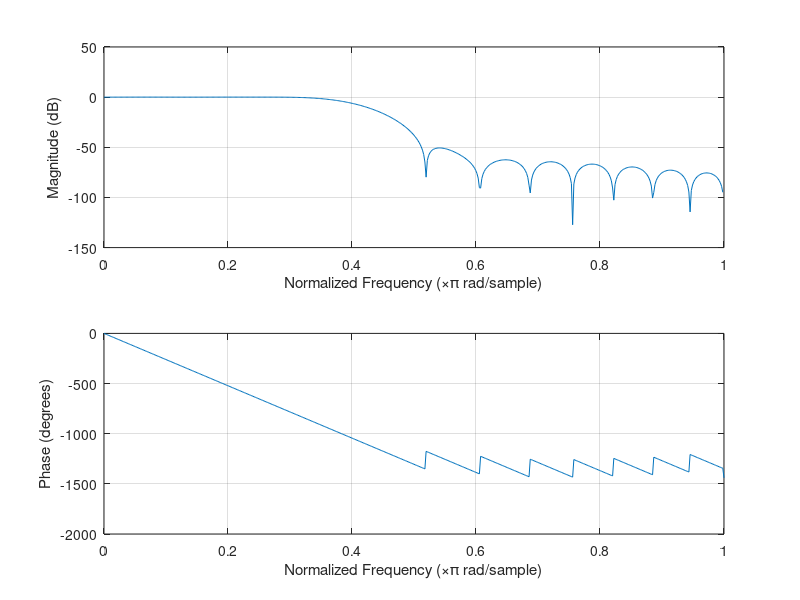
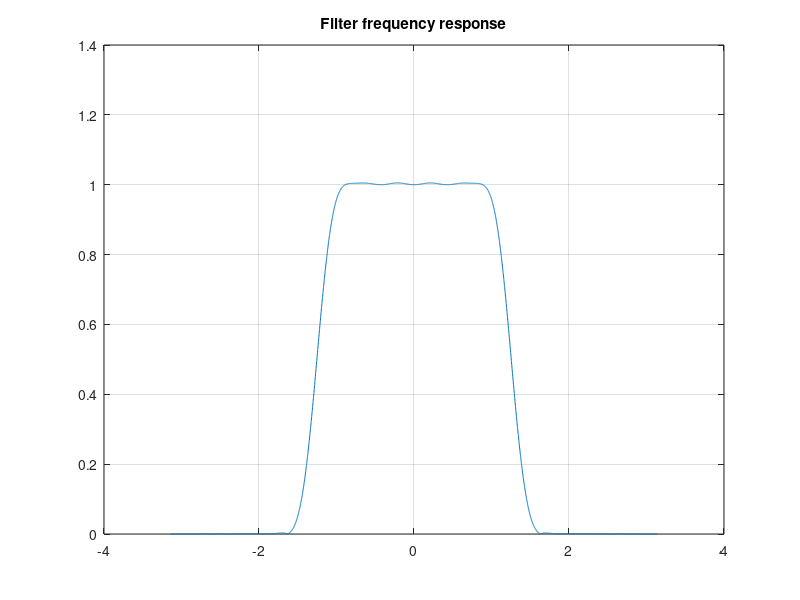
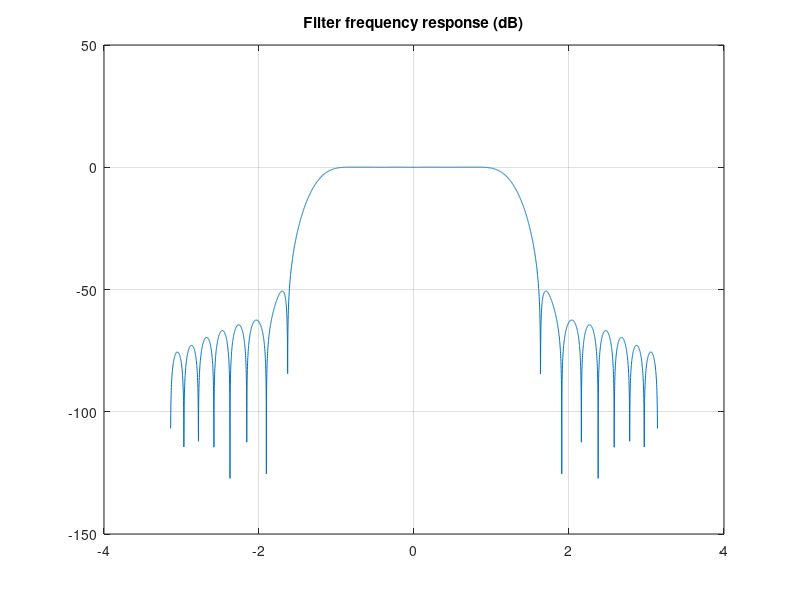
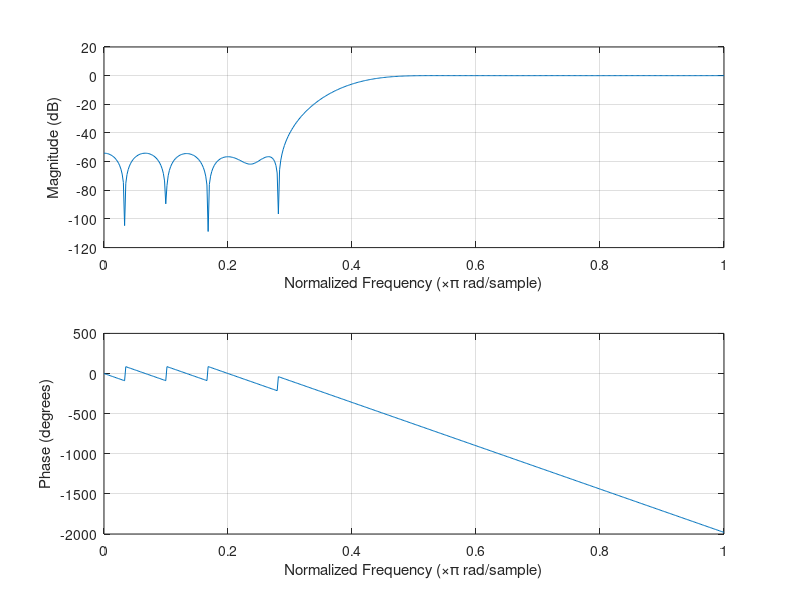

These charts were generated, in order, by the following MATLAB code: (Note: this script raises an error after producing the figures.)
N = 30;

fc = 0.4;

hc = fir1(N-1,fc,'low');

stem(hc);

freqz(hc,1,512);

NumFFT = 4096;

Freqs = linspace(-pi,pi,NumFFT);

figure
plot(Freqs, abs(fftshift(fft(hc,NumFFT))));
title('Filter frequency response')
grid on

figure
plot(Freqs, 20*log10(abs(fftshift(fft(hc,NumFFT)))));
title('Filter frequency response (dB)')
grid on

figure
plot(Freqs, angle(fft(hc,NumFFT)));
title('Filter frequency response (dB)')
grid on

hc = fir1(N-1,fc,'high');

stem(hc);

freqz(hc,1,512);

NumFFT = 4096;

Freqs = linspace(-pi,pi,NumFFT);

figure
plot(Freqs, abs(fftshift(fft(hc,NumFFT))));
title('Filter frequency response')
grid on

figure
plot(Freqs, 20*log10(abs(fftshift(fft(hc,NumFFT)))));
title('Filter frequency response (dB)')
grid on

figure
plot(Freqs, angle(fft(hc,NumFFT)));
title('Filter frequency response (dB)')
grid on

h_low = firls(N-1,[0,0.1, 0.35, 1] , [1 1 0 0]);

h_high = firls(N-1,[0,0.1, 0.35, 1] , [0 0 1 1]);

figure
plot(Freqs, 20*log(abs(fftshift(fft(h_low,NumFFT)))));
title('Filter frequency response (dB)')
grid on

figure
plot(Freqs, 20*log10(abs(fftshift(fft(h_high,NumFFT)))));
title('Filter frequency response (dB)')
grid on

h_low = firpm(N-1,[0,0.1, 0.35, 1] , [1 1 0 0]);

h_high = firpm(N-1,[0,0.1, 0.35, 1] , [0 0 1 1]);

figure
plot(Freqs, 20*log(abs(fftshift(fft(h_low,NumFFT)))));
title('Filter frequency response (dB)')
grid on

figure
plot(Freqs, 20*log10(abs(fftshift(fft(h_high,NumFFT)))));
title('Filter frequency response (dB)')
grid on